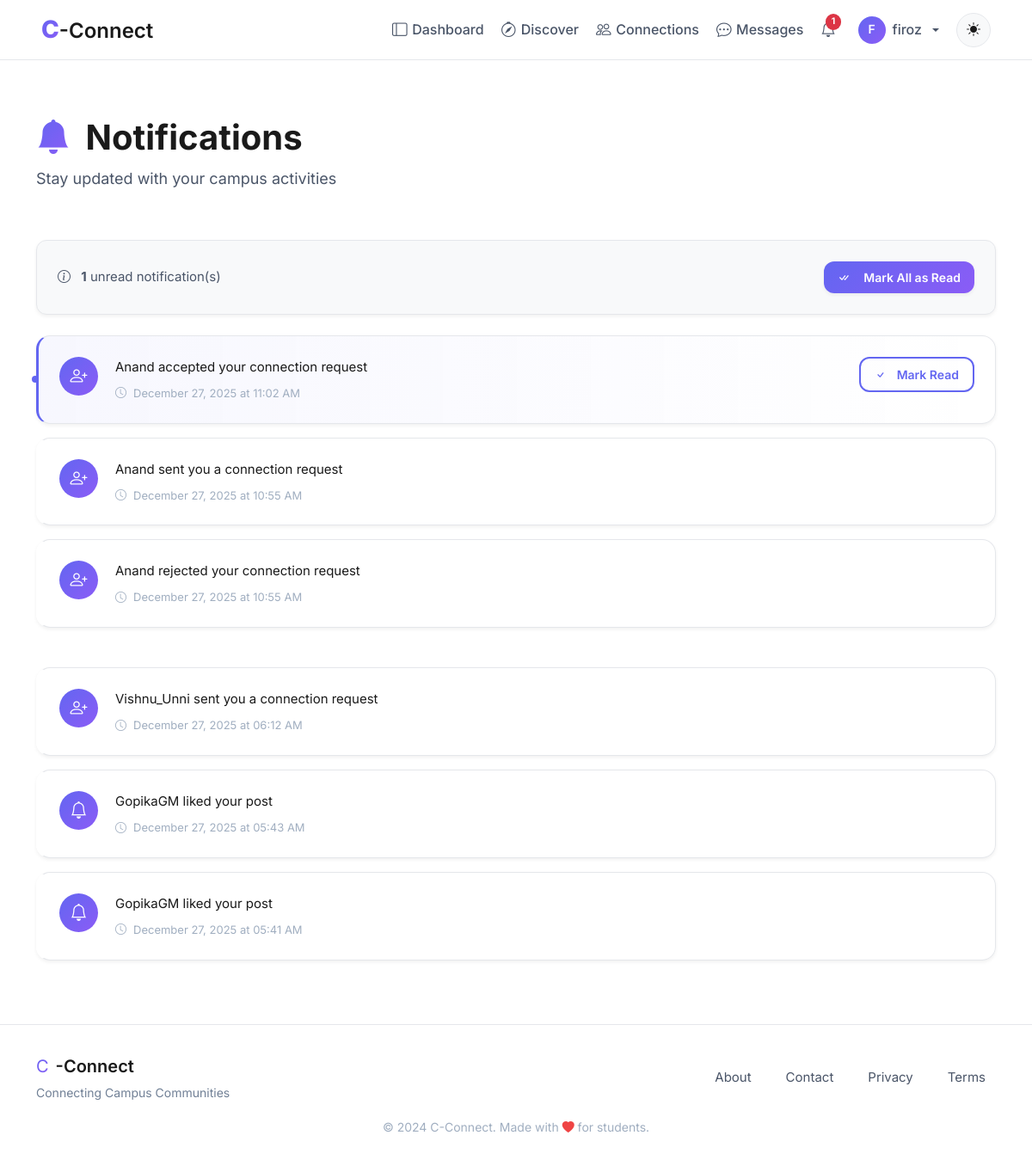
Page /notifications_list (signed in) on the earlier database version.
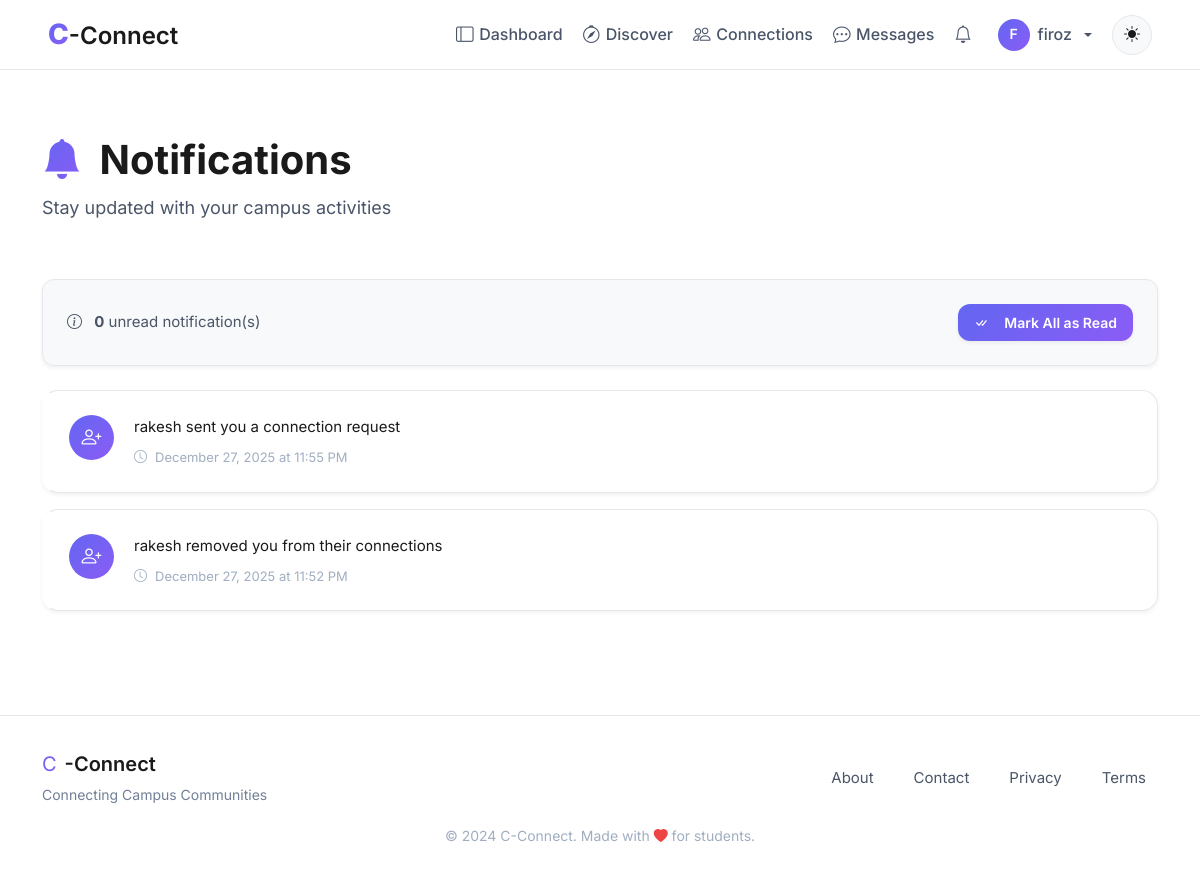
Same page on the later database version.
### models.py (models this page shows, shortened)
class User(UserMixin, db.Model):
    id = db.Column(db.Integer, primary_key=True, autoincrement=True)  # Unique identifier
    username = db.Column(db.String(100), nullable=False)  # Name of the user (later can add this unique if needed)
    email = db.Column(db.String(120), nullable=False, unique=True)  # Email of the user
    password = db.Column(db.String(200), nullable=False)  # Passwords not hashed yet (done in setup_db.py)
    created_at = db.Column(db.DateTime, default=db.func.now())  # Timestamp of account creation
    last_login = db.Column(db.DateTime, nullable=True)  # Timestamp of last login
    pass

class Notification(db.Model):
    id = db.Column(db.Integer, primary_key=True, autoincrement=True)
    user_id = db.Column(db.Integer, db.ForeignKey('user.id'), nullable=False)
    sender_id = db.Column(db.Integer, db.ForeignKey('user.id'), nullable=True)
    type = db.Column(db.String(30), nullable=False, default='general')
    ref_id = db.Column(db.Integer, nullable=True, index=True)  # ID of post/connection/etc
    message = db.Column(db.String(255), nullable=False)
    is_read = db.Column(db.Boolean, default=False)
    created_at = db.Column(db.DateTime, default=db.func.now())
    user = db.relationship('User', foreign_keys=[user_id], backref='notifications')
    sender = db.relationship('User', foreign_keys=[sender_id])

### blueprints/notifications/routes.py (the view)
@notifications.route('/notifications_list')
@login_required
def notifications_list():
    notifs = Notification.query.filter_by(user_id=current_user.id) \
                .order_by(Notification.created_at.desc()) \
                .all()
    return render_template('notifications/notif_list.html', notifs=notifs)

### app.py (called while the page is built)
def create_app():
    app = Flask(__name__, instance_relative_config=True) #db path inside the instance/ folder always resolves correctly
    app.config.from_object('config.Config')
    @app.context_processor
    def utility_processor():
        return dict(to_ist=to_ist)
    try:
        os.makedirs(app.instance_path)
    except OSError:
        pass
    register_extensions(app)
    register_security_headers(app)
    register_blueprints(app)
    register_errorhandlers(app)
    configure_logging(app)
    register_daily_cleanup(app)
    register_profilevisit_cleanup(app)
    return app

### blueprints/auth/__init__.py (called while the page is built)
@login_manager.user_loader
def load_user(user_id):
    from models import User  # Importing User model for querying  (import here to avoid circular imports)
    return User.query.get(int(user_id))

@auth.after_app_request
def add_header(response):
    if current_user.is_authenticated and request.blueprint == 'auth':
        response.headers['Cache-Control'] = 'no-store, no-cache, must-revalidate, post-check=0, pre-check=0, max-age=0'
        response.headers['Pragma'] = 'no-cache'
        response.headers['Expires'] = '-1'
    return response

### factory_helpers.py (called while the page is built, shortened)
def register_security_headers(app):
    @app.after_request
    def set_secure_headers(response):
        response.headers['Content-Security-Policy'] = (
            "default-src 'self'; "
            "img-src 'self' data: blob: https:; "# Allow external images
            "style-src 'self' 'unsafe-inline' https:; "# ADD https: for CDNs
            "script-src 'self' 'unsafe-inline' https:; "# ADD https: for JS
            "font-src 'self' https: data:; "# Google Fonts
            "connect-src 'self' https:;"  # ← ADD https: for CDNs/maps
        )
        response.headers['X-Content-Type-Options'] = 'nosniff'
        response.headers['X-Frame-Options'] = 'DENY'
        response.headers['Referrer-Policy'] = 'strict-origin-when-cross-origin'
        response.headers['Permissions-Policy'] = 'geolocation=(), microphone=()'
        return response

def to_ist(utc_dt):
    ist = pytz.timezone('Asia/Kolkata')
    return utc_dt.replace(tzinfo=pytz.utc).astimezone(ist)

def register_profilevisit_cleanup(app):
    last_cleanup = {'t': 0}
    @app.before_request
    def cleanup_visits():
        now = time.time()
        if now - last_cleanup['t'] < 3600:  # run once every hour
            return

### blueprints/notifications/templates/notifications/notif_list.html (shortened to what this page needs)
{% extends "base.html" %}
{% block body %}
<div class="container py-4">
    <div class="notifications-header animate-on-scroll">
        <h1 class="notifications-title">
            <i class="bi bi-bell-fill me-2" style="background: linear-gradient(135deg, var(--primary-color), var(--accent-color)); -webkit-background-clip: text; -webkit-text-fill-color: transparent;"></i>
            Notifications
        </h1>
        <p class="notifications-subtitle">Stay updated with your campus activities</p>
    </div>
    {% if notifs %}
    <div class="notifications-actions glass-card animate-on-scroll">
        <div class="notif-stats">
            <i class="bi bi-info-circle me-2"></i>
            <strong>{{ notifs | selectattr("is_read", "equalto", False) | list | length }}</strong> unread notification(s)
        </div>
        <form method="POST" action="{{ url_for('notifications.mark_all_read') }}">
            <button class="btn btn-primary-custom btn-sm">
                <i class="bi bi-check-all me-2"></i>Mark All as Read
            </button>
        </form>
    </div>
    {% endif %}
    <div class="notifications-list">
        {% if notifs %}
            {% for n in notifs %}
            <div class="notif-item glass-card animate-on-scroll {{ '' if n.is_read else 'unread' }}">
                <div class="notif-content">
                    <div class="notif-icon">
                        <i class="bi bi-{{ 'person-plus' if 'connection' in n.message.lower() else 'bell' }}"></i>
                    </div>
                    <div class="notif-body">
                        <div class="notif-message">{{ n.message }}</div>
                        <div class="notif-time">
                            <i class="bi bi-clock"></i>
                            {{ to_ist(n.created_at).strftime('%B %d, %Y at %I:%M %p') }}
                        </div>
                    </div>
                    {% if not n.is_read %}
                    <div class="notif-actions">
                        <a href="{{ url_for('notifications.mark_read', notif_id=n.id) }}" class="btn btn-outline-custom btn-sm">
                            <i class="bi bi-check"></i>
                            <span class="d-none d-md-inline ms-1">Mark Read</span>
                        </a>
                    </div>
                    {% endif %}
                </div>
            </div>
            {% endfor %}
        {% endif %}
    </div>
</div>
{% endblock %}

### templates/base.html (shortened to what this page needs)
<!DOCTYPE html>
<html lang="en">
<head>
    <link rel="stylesheet" href="https://cdn.jsdelivr.net/npm/bootstrap-icons@1.11.1/font/bootstrap-icons.css">
    <link href="https://cdn.jsdelivr.net/npm/bootstrap@5.3.2/dist/css/bootstrap.min.css" rel="stylesheet">
    <link rel="stylesheet" href="{{ url_for('static', filename='css/global.css') }}">
</head>
<body>
    <nav class="navbar navbar-expand-lg navbar-glass fixed-top">
        <div class="container-fluid px-lg-5 px-3">
            <a class="navbar-brand" href="{{ url_for('main.home') }}">
                <span class="brand-c">C</span><span class="brand-connect">-Connect</span>
            </a>
            <div class="collapse navbar-collapse" id="navbarNav">
                <ul class="navbar-nav ms-auto align-items-lg-center gap-1">
                    {% if current_user.is_authenticated %}
                        <li class="nav-item">
                            <a class="nav-link" href="{{ url_for('main.dashboard') }}">
                                <i class="bi bi-layout-sidebar"></i>Dashboard
                            </a>
                        </li>
                        <li class="nav-item">
                            <a class="nav-link" href="{{ url_for('main.search_page') }}">
                                <i class="bi bi-compass"></i>Discover
                            </a>
                        </li>
                        <li class="nav-item">
                            <a class="nav-link" href="{{ url_for('connections.connections_home') }}">
                                <i class="bi bi-people"></i>Connections
                            </a>
                        </li>
                        <li class="nav-item">
                            <a class="nav-link" href="{{ url_for('messages.inbox') }}">
                                <i class="bi bi-chat-dots"></i>Messages
                            </a>
                        </li>
                        <li class="nav-item position-relative">
                            <a class="nav-link" href="{{ url_for('notifications.notifications_list') }}">
                                <i class="bi bi-bell"></i>
                                {% set unread = current_user.notifications | selectattr("is_read", "equalto", False) | list %}
                                {% if unread|length > 0 %}
                                <span class="badge bg-danger rounded-pill">{{ unread|length }}</span>
                                {% endif %}
                            </a>
                        </li>
                        <li class="nav-item dropdown">
                            <a class="nav-link dropdown-toggle d-flex align-items-center gap-2" href="#" role="button" data-bs-toggle="dropdown">
                                <div style="width: 32px; height: 32px; border-radius: 50%; background: linear-gradient(135deg, var(--primary-color), var(--accent-color)); display: flex; align-items: center; justify-content: center; color: white; font-weight: 600; font-size: 0.875rem;">
                                    {{ current_user.username[0].upper() }}
                                </div>
                                <span class="d-none d-lg-inline">{{ current_user.username }}</span>
                            </a>
                        </li>
                    {% endif %}
                    <li class="nav-item ms-lg-2">
                        <button class="btn-theme-toggle" id="themeToggle" aria-label="Toggle theme">
                            <i class="bi bi-sun-fill" id="themeIcon"></i>
                        </button>
                    </li>
                </ul>
            </div>
        </div>
    </nav>
    <main class="main-content">
        {% block body %}{% endblock %}
    </main>
    <footer class="footer-glass">
        <div class="container">
            <div class="row align-items-center">
                <div class="col-md-6 text-center text-md-start mb-3 mb-md-0">
                    <div class="d-flex align-items-center justify-content-center justify-content-md-start gap-2">
                        <span class="brand-c" style="font-size: 1.25rem;">C</span>
                        <span class="brand-connect" style="font-size: 1.25rem;">-Connect</span>
                    </div>
                    <p class="footer-tagline mb-0">Connecting Campus Communities</p>
                </div>
                <div class="col-md-6">
                    <div class="d-flex justify-content-center justify-content-md-end gap-3 flex-wrap">
                        <a href="{{ url_for('main.about') }}" class="footer-link">About</a>
                        <a href="{{ url_for('main.contact') }}" class="footer-link">Contact</a>
                        <a href="#" class="footer-link">Privacy</a>
                        <a href="#" class="footer-link">Terms</a>
                    </div>
                </div>
            </div>
            <div class="row mt-3">
                <div class="col text-center">
                    <small class="text-muted">
                        &copy; 2024 C-Connect. Made with <i class="bi bi-heart-fill" style="color: var(--danger-color);"></i> for students.
                    </small>
                </div>
            </div>
        </div>
    </footer>
</body>
</html>

### static/css/global.css (style rules this page uses)
* { margin: 0; padding: 0; box-sizing: border-box; }
:root { --bg-primary: #ffffff; --bg-secondary: #f8f9fa; --bg-tertiary: #f1f3f5; --bg-glass: rgba(255, 255, 255, 0.9); --bg-glass-hover: rgba(255, 255, 255, 0.95); --text-primary: #1a1a1a; --text-secondary: #4a5568; --text-tertiary: #718096; --text-muted: #a0aec0; --primary-color: #6366f1; --primary-hover: #4f46e5; --primary-light: #818cf8; --accent-color: #8b5cf6; --accent-hover: #7c3aed; --success-color: #10b981; --warning-color: #f59e0b; --danger-color: #ef4444; --info-color: #3b82f6; --border-color: #e5e7eb; --border-radius-sm: 8px; --border-radius-md: 12px; --border-radius-lg: 16px; --border-radius-xl: 24px; --shadow-xs: 0 1px 2px rgba(0, 0, 0, 0.05); --shadow-sm: 0 2px 4px rgba(0, 0, 0, 0.06); --shadow-md: 0 4px 12px rgba(0, 0, 0, 0.08); --shadow-lg: 0 8px 24px rgba(0, 0, 0, 0.12); --shadow-xl: 0 12px 40px rgba(0, 0, 0, 0.15); --transition-fast: 150ms ease; --transition-base: 250ms ease; --transition-slow: 350ms ease; --nav-height: 70px; }
body { font-family: 'Inter', -apple-system, BlinkMacSystemFont, 'Segoe UI', Roboto, sans-serif; font-size: 16px; line-height: 1.6; color: var(--text-primary); background: var(--bg-primary); transition: background var(--transition-base), color var(--transition-base); overflow-x: hidden; }
h1, h2, h3, h4, h5, h6 { font-weight: 700; line-height: 1.3; color: var(--text-primary); }
h1 { font-size: 2.5rem; }
.navbar-glass { background: var(--bg-glass); backdrop-filter: blur(20px); -webkit-backdrop-filter: blur(20px); border-bottom: 1px solid var(--border-color); padding: 0.75rem 0; transition: all var(--transition-base); height: var(--nav-height); }
.navbar-brand { font-size: 1.5rem; font-weight: 800; color: var(--text-primary); transition: transform var(--transition-fast); }
.brand-c { background: linear-gradient(135deg, var(--primary-color), var(--accent-color)); -webkit-background-clip: text; -webkit-text-fill-color: transparent; background-clip: text; font-size: 1.75rem; }
.brand-connect { color: var(--text-primary); font-weight: 600; }
.nav-link { color: var(--text-secondary); font-weight: 500; padding: 0.5rem 1rem; border-radius: var(--border-radius-sm); transition: all var(--transition-fast); position: relative; }
.nav-link i { margin-right: 0.35rem; font-size: 1.1rem; }
.btn-theme-toggle { background: var(--bg-secondary); border: 1px solid var(--border-color); color: var(--text-primary); width: 40px; height: 40px; border-radius: 50%; display: flex; align-items: center; justify-content: center; transition: all var(--transition-base); cursor: pointer; }
.btn { padding: 0.625rem 1.5rem; border-radius: var(--border-radius-md); font-weight: 600; font-size: 0.9375rem; transition: all var(--transition-base); border: none; cursor: pointer; display: inline-flex; align-items: center; justify-content: center; gap: 0.5rem; }
.btn-primary-custom { background: linear-gradient(135deg, var(--primary-color), var(--accent-color)); color: white; box-shadow: var(--shadow-sm); }
.btn-sm { padding: 0.5rem 1rem; font-size: 0.875rem; }
.glass-card { background: var(--bg-glass); backdrop-filter: blur(20px); -webkit-backdrop-filter: blur(20px); border: 1px solid var(--border-color); border-radius: var(--border-radius-lg); box-shadow: var(--shadow-sm); transition: all var(--transition-base); }
.main-content { min-height: calc(100vh - var(--nav-height) - 200px); padding-top: var(--nav-height); }
.animate-on-scroll { opacity: 80; transform: translateY(30px); transition: all 0.6s ease; }
.animate-on-scroll.animate-in { opacity: 1; transform: translateY(0); }
.fade-in { animation: fadeIn 0.6s ease; }
.footer-glass { background: var(--bg-glass); backdrop-filter: blur(20px); border-top: 1px solid var(--border-color); padding: 2rem 0; margin-top: 4rem; }
.footer-tagline { color: var(--text-tertiary); font-size: 0.875rem; margin-top: 0.25rem; }
.footer-link { color: var(--text-secondary); text-decoration: none; margin: 0 0.75rem; font-size: 0.9375rem; transition: color var(--transition-fast); }
.text-muted { color: var(--text-muted) !important; }

Differences in the rows shown:
removed Notification: message "Anand accepted your connection request", created_at "December 27, 2025 at 11:02 AM", is_read False (drawn)
removed Notification: message "Anand sent you a connection request", created_at "December 27, 2025 at 10:55 AM"
removed Notification: message "Anand rejected your connection request", created_at "December 27, 2025 at 10:55 AM"
removed Notification: message "Vishnu_Unni sent you a connection request", created_at "December 27, 2025 at 06:12 AM"
removed Notification: message "GopikaGM liked your post", created_at "December 27, 2025 at 05:43 AM"
removed Notification: message "GopikaGM liked your post", created_at "December 27, 2025 at 05:41 AM"
added Notification: message "rakesh sent you a connection request", created_at "December 27, 2025 at 11:55 PM"
added Notification: message "rakesh removed you from their connections", created_at "December 27, 2025 at 11:52 PM"
Other differences:
{{ notifs | selectattr("is_read", "equalto", False) | list | length }}: "1" → "0"
{{ unread|length }}: "1" → (not shown)
